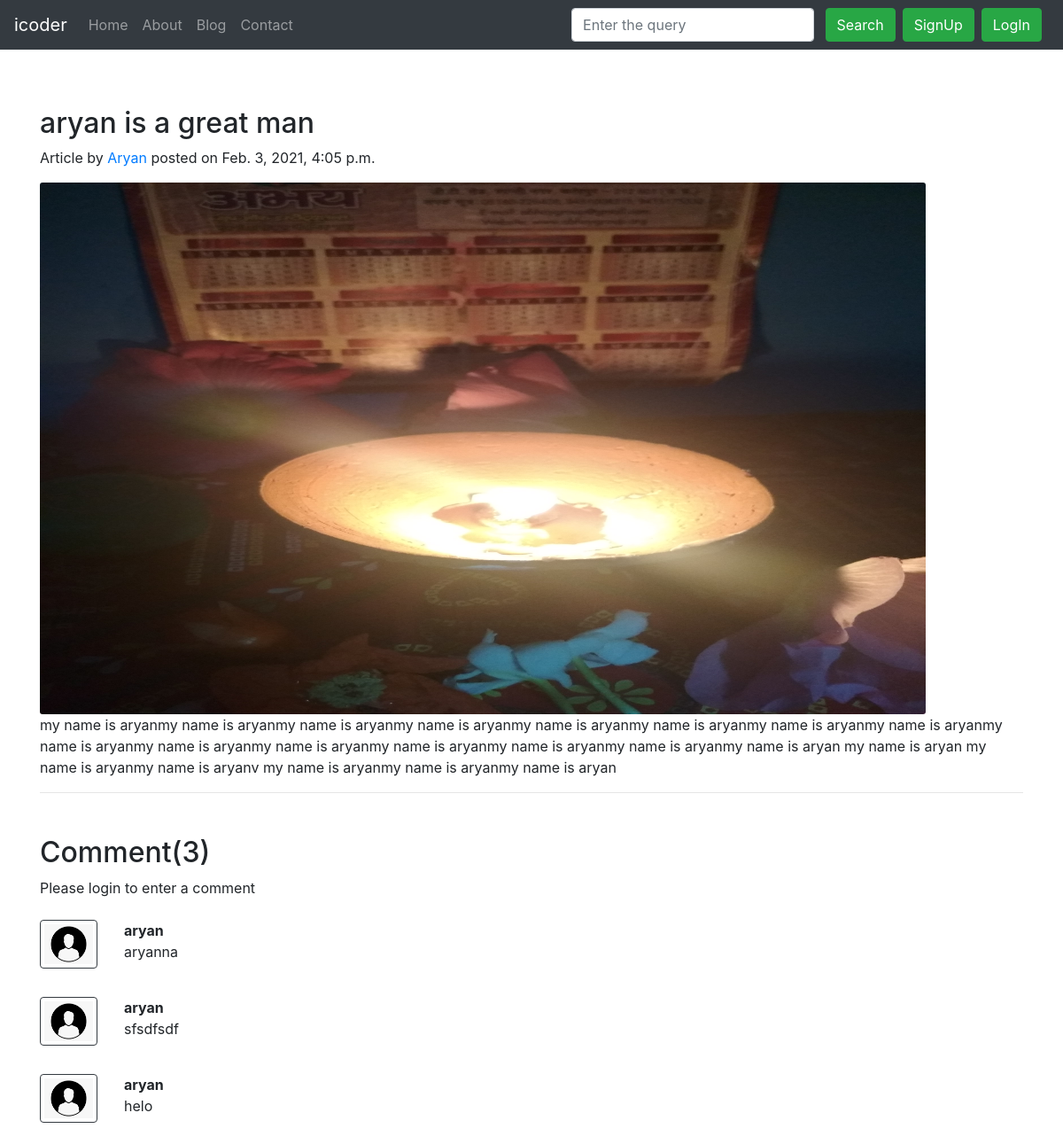
Screenshot of /blog/asdf with the database file from the repository.
### blog/models.py (models this page shows, shortened)
class Post(models.Model):
    sno = models.AutoField(primary_key=True)
    title = models.CharField(max_length = 200)
    content = models.TextField()
    image = models.ImageField(upload_to="gallery")
    author = models.CharField(max_length = 100)
    slug = models.CharField(max_length = 100)
    timeStamp = models.DateTimeField(blank=True)

class BlogComment(models.Model):
    sno = models.AutoField(primary_key=True)
    comment = models.TextField()
    user = models.ForeignKey(User ,on_delete=models.CASCADE)
    post = models.ForeignKey(Post, on_delete=models.CASCADE)
    timeStamp = models.DateTimeField(default=now)

### blog/views.py (the view)
# urls.py: path('<str:slug>', views.blogPost, name="blogPost"),
def blogPost(request, slug):
    post = Post.objects.filter(slug=slug).first()
    comments = BlogComment.objects.filter(post=post)
    context = {'post':post,'comments':comments}
    return render(request,'blog/blogPost.html',context)

### templates/blog/blogPost.html (shortened to what this page needs)
{% extends 'base.html' %} {% block title %} BlogPost {% endblock title %} {% block body %}
<div class="container my-5"><br>
    <h2 class="blog-post-title">{{post.title}}</h2>
    <p class="blog-post-meta">Article by <a href="/about">{{post.author}}</a> posted on {{post.timeStamp}}</p>
    <img src="/media/{{post.image}}" class="card-img " alt="..."
        style="height: 600px;width: 1000px;align-content: center; right: 5rem;">
    <p>{{post.content}}</p>
    <hr>
</div>
<div class="container">
    <h2>Comment({{comments.count}})</h2>
    {% if user.is_authenticated %}
    <form action="/blog/postcomment" method="post">
        {% csrf_token %}
        <div class="form-group">
            <label for="exampleInputPassword1">Post Comment</label>
            <input type="text" class="form-control" name="comment" placeholder="Enter comment here">
        </div>
        <input type="hidden" name="postSno" value="{{post.sno}}">
        <button type="submit" class="btn btn-primary">Submit</button>
    </form>
    {% else %}
    <p>Please login to enter a comment</p>
    {% endif %} {% for comment in comments %}
    <div class="row my-3">
        <div class="col-md-1 my-2">
            <img src="/static/user.png" class="rounded mx-auto d-block w-100 p-1 border border-dark" alt="user">
        </div>
        <div class="col-md-11 my-2"> <b> {{comment.user.username}} </b>
            <div>{{comment.comment}}</div>
            </div>
        </div>
        {% endfor %}
    </div>
    {% endblock body %}

### templates/base.html (shortened to what this page needs)
<!doctype html>
<html lang="en">
<head>
    <link rel="stylesheet" href="https://stackpath.bootstrapcdn.com/bootstrap/4.5.2/css/bootstrap.min.css"
>
</head>
<body>
    <nav class="navbar navbar-expand-md navbar-dark fixed-top bg-dark">
        <a class="navbar-brand" href="/">icoder</a>
        <div class="sticky navbar-collapse" id="navbarSupportedContent">
            <ul class="navbar-nav mr-auto">
                <li class="nav-item {% block homeactive %}
                {% endblock homeactive %}">
                    <a class="nav-link" href="/">Home <span class="sr-only">(current)</span></a>
                </li>
                <li class="nav-item{% block aboutactive %}
                {% endblock aboutactive %}">
                    <a class="nav-link" href="/about">About</a>
                </li>
                <li class="nav-item {% block blogactive %} {% endblock blogactive %}">
                    <a class="nav-link" href="/blog">Blog</a>
                </li>
                <li class="nav-item {% block contactactive %}
                {% endblock contactactive %}">
                    <a class="nav-link" href="/contact">Contact</a>
                </li>
            </ul>
            <div class="ml-auto form-inline">
            <form method="get" action="/search" class="mr-2 my-lg-0">
                <input class="form-control mr-sm-2" name="search" id="search" type="search"
                    placeholder="Enter the query" aria-label="Search">
                <button class="btn btn-success my-2 my-sm-0" type="submit">Search</button>
            </form>
            {% if user.is_authenticated %}
            <ul class="navbar-nav ml-auto">
            <li class="nav-item dropdown">
                <a class="nav-link dropdown-toggle" href="#" id="navbarDropdown" role="button" data-toggle="dropdown"
                    aria-haspopup="true" aria-expanded="false">
                    Welcome {{request.user}}
                </a>
                <div class="dropdown-menu" aria-labelledby="navbarDropdown">
                    <a class="dropdown-item" href="/logout">LogOut</a>
                </div>
            </li>
            </ul>
            {% else %}
            <button type="button" class="btn btn-success mr-2" data-toggle="modal" data-target="#SignUpModal">
                SignUp
            </button>
            <button type="button" class="btn btn-success mr-2" data-toggle="modal" data-target="#LoginModal">
                LogIn
            </button>
            {% endif %}
            </div>
        </div>
    </nav><br><br>
    {% block body %} {% endblock body %}
</body>
</html>

### rows the page displays
Post: title "aryan is a great man", author "Aryan", timeStamp "Feb. 3, 2021, 4:05 p.m.", image (picture), content "my name is aryanmy name is aryanmy name is aryanmy name is aryanmy name is aryanmy name is aryanmy name is aryanmy name is aryanmy name is aryanmy name is aryanmy name is aryanmy name is aryanmy name is aryanmy name is aryanmy name is aryan my name is aryan my name is aryanmy name is aryanv my name is aryanmy name is aryanmy name is aryan"
BlogComment: user.username "aryan", comment "aryanna"
BlogComment: user.username "aryan", comment "sfsdfsdf"
BlogComment: user.username "aryan", comment "helo"

### other values shown
{{ comments.count }} "3"
